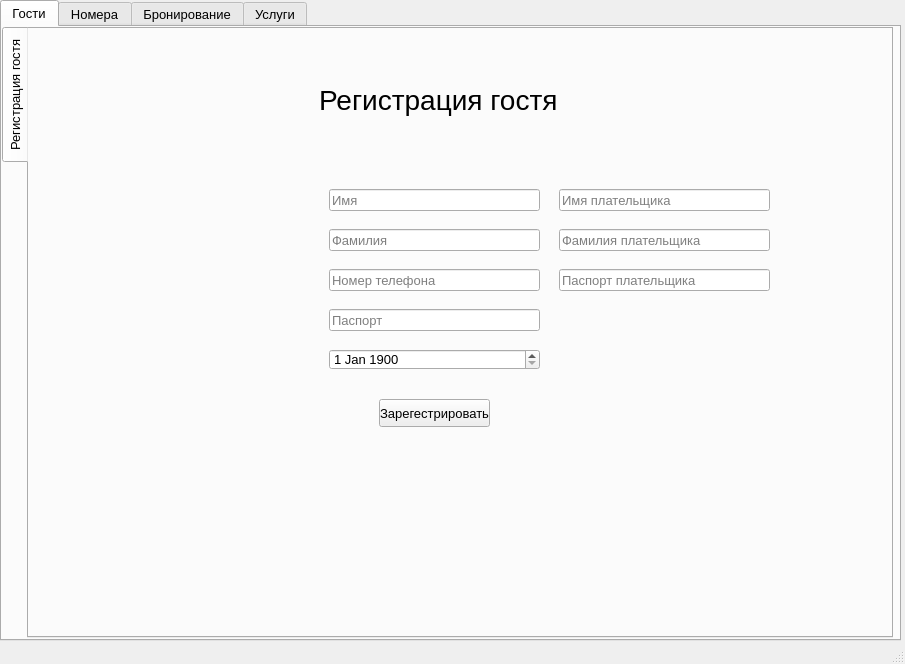
<?xml version="1.0" encoding="UTF-8"?>
<ui version="4.0">
 <class>MainWindowGuest</class>
 <widget class="QMainWindow" name="MainWindowGuest">
  <property name="geometry">
   <rect>
    <x>0</x>
    <y>0</y>
    <width>905</width>
    <height>664</height>
   </rect>
  </property>
  <property name="windowTitle">
   <string>Hotel</string>
  </property>
  <widget class="QWidget" name="centralwidget">
   <widget class="QTabWidget" name="catalog">
    <property name="geometry">
     <rect>
      <x>0</x>
      <y>0</y>
      <width>901</width>
      <height>641</height>
     </rect>
    </property>
    <property name="font">
     <font>
      <pointsize>10</pointsize>
     </font>
    </property>
    <property name="layoutDirection">
     <enum>Qt::LeftToRight</enum>
    </property>
    <property name="currentIndex">
     <number>0</number>
    </property>
    <property name="movable">
     <bool>true</bool>
    </property>
    <widget class="QWidget" name="Passengers">
     <attribute name="title">
      <string>Гости</string>
     </attribute>
     <widget class="QTabWidget" name="passengers_tab">
      <property name="geometry">
       <rect>
        <x>0</x>
        <y>0</y>
        <width>891</width>
        <height>611</height>
       </rect>
      </property>
      <property name="font">
       <font>
        <pointsize>10</pointsize>
       </font>
      </property>
      <property name="tabPosition">
       <enum>QTabWidget::West</enum>
      </property>
      <property name="currentIndex">
       <number>0</number>
      </property>
      <widget class="QWidget" name="addPassengers">
       <attribute name="title">
        <string>Регистрация гостя</string>
       </attribute>
       <widget class="QLabel" name="label">
        <property name="geometry">
         <rect>
          <x>290</x>
          <y>50</y>
          <width>281</width>
          <height>41</height>
         </rect>
        </property>
        <property name="styleSheet">
         <string notr="true">font-size: 28px</string>
        </property>
        <property name="text">
         <string>Регистрация гостя</string>
        </property>
       </widget>
       <widget class="QLineEdit" name="nameEdit">
        <property name="geometry">
         <rect>
          <x>300</x>
          <y>160</y>
          <width>211</width>
          <height>22</height>
         </rect>
        </property>
        <property name="placeholderText">
         <string>Имя</string>
        </property>
       </widget>
       <widget class="QLineEdit" name="lastnameEdit">
        <property name="geometry">
         <rect>
          <x>300</x>
          <y>200</y>
          <width>211</width>
          <height>22</height>
         </rect>
        </property>
        <property name="placeholderText">
         <string>Фамилия</string>
        </property>
       </widget>
       <widget class="QLineEdit" name="phoneEdit">
        <property name="geometry">
         <rect>
          <x>300</x>
          <y>240</y>
          <width>211</width>
          <height>22</height>
         </rect>
        </property>
        <property name="placeholderText">
         <string>Номер телефона</string>
        </property>
       </widget>
       <widget class="QLineEdit" name="passportEdit">
        <property name="geometry">
         <rect>
          <x>300</x>
          <y>280</y>
          <width>211</width>
          <height>22</height>
         </rect>
        </property>
        <property name="placeholderText">
         <string>Паспорт</string>
        </property>
       </widget>
       <widget class="QDateEdit" name="dateofbirthEdit">
        <property name="geometry">
         <rect>
          <x>300</x>
          <y>320</y>
          <width>211</width>
          <height>21</height>
         </rect>
        </property>
        <property name="specialValueText">
         <string>Дата рождения</string>
        </property>
        <property name="date">
         <date>
          <year>1900</year>
          <month>1</month>
          <day>1</day>
         </date>
        </property>
       </widget>
       <widget class="QPushButton" name="addGuest_Button">
        <property name="geometry">
         <rect>
          <x>350</x>
          <y>370</y>
          <width>111</width>
          <height>28</height>
         </rect>
        </property>
        <property name="text">
         <string>Зарегестрировать</string>
        </property>
       </widget>
       <widget class="QLineEdit" name="nameEdit_payer">
        <property name="geometry">
         <rect>
          <x>530</x>
          <y>160</y>
          <width>211</width>
          <height>22</height>
         </rect>
        </property>
        <property name="placeholderText">
         <string>Имя плательщика</string>
        </property>
       </widget>
       <widget class="QLineEdit" name="lastnameEdit_payer">
        <property name="geometry">
         <rect>
          <x>530</x>
          <y>200</y>
          <width>211</width>
          <height>22</height>
         </rect>
        </property>
        <property name="placeholderText">
         <string>Фамилия плательщика</string>
        </property>
       </widget>
       <widget class="QLineEdit" name="passportEdit_payer">
        <property name="geometry">
         <rect>
          <x>530</x>
          <y>240</y>
          <width>211</width>
          <height>22</height>
         </rect>
        </property>
        <property name="placeholderText">
         <string>Паспорт плательщика</string>
        </property>
       </widget>
      </widget>
     </widget>
    </widget>
    <widget class="QWidget" name="rooms">
     <attribute name="title">
      <string>Номера</string>
     </attribute>
     <widget class="QTabWidget" name="tabWidget_3">
      <property name="geometry">
       <rect>
        <x>0</x>
        <y>0</y>
        <width>891</width>
        <height>611</height>
       </rect>
      </property>
      <property name="tabPosition">
       <enum>QTabWidget::West</enum>
      </property>
      <widget class="QWidget" name="tab_3">
       <attribute name="title">
        <string>Список всех номеров</string>
       </attribute>
       <widget class="QTableWidget" name="room_tableWidget">
        <property name="geometry">
         <rect>
          <x>40</x>
          <y>60</y>
          <width>771</width>
          <height>541</height>
         </rect>
        </property>
        <attribute name="horizontalHeaderVisible">
         <bool>false</bool>
        </attribute>
        <attribute name="horizontalHeaderCascadingSectionResizes">
         <bool>false</bool>
        </attribute>
        <attribute name="horizontalHeaderHighlightSections">
         <bool>true</bool>
        </attribute>
        <attribute name="horizontalHeaderShowSortIndicator" stdset="0">
         <bool>false</bool>
        </attribute>
        <attribute name="verticalHeaderVisible">
         <bool>false</bool>
        </attribute>
        <column>
         <property name="text">
          <string>Номер</string>
         </property>
        </column>
        <column>
         <property name="text">
          <string>Статус</string>
         </property>
        </column>
        <column>
         <property name="text">
          <string>Категория</string>
         </property>
        </column>
        <column>
         <property name="text">
          <string>Этаж</string>
         </property>
        </column>
        <column>
         <property name="text">
          <string>Свойство</string>
         </property>
        </column>
        <column>
         <property name="text">
          <string>Детали</string>
         </property>
        </column>
       </widget>
       <widget class="QLabel" name="label_3">
        <property name="geometry">
         <rect>
          <x>370</x>
          <y>10</y>
          <width>101</width>
          <height>41</height>
         </rect>
        </property>
        <property name="font">
         <font>
          <pointsize>20</pointsize>
         </font>
        </property>
        <property name="text">
         <string>Номера</string>
        </property>
       </widget>
      </widget>
      <widget class="QWidget" name="tab_5">
       <attribute name="title">
        <string>Tab 2</string>
       </attribute>
      </widget>
     </widget>
    </widget>
    <widget class="QWidget" name="tab">
     <attribute name="title">
      <string>Бронирование</string>
     </attribute>
     <widget class="QTabWidget" name="tabWidget_2">
      <property name="geometry">
       <rect>
        <x>20</x>
        <y>0</y>
        <width>871</width>
        <height>611</height>
       </rect>
      </property>
      <property name="autoFillBackground">
       <bool>false</bool>
      </property>
      <property name="tabPosition">
       <enum>QTabWidget::West</enum>
      </property>
      <property name="currentIndex">
       <number>0</number>
      </property>
      <widget class="QWidget" name="tab_6">
       <attribute name="title">
        <string>Бронирование</string>
       </attribute>
       <widget class="QDateEdit" name="booking_departureDateEdit">
        <property name="geometry">
         <rect>
          <x>260</x>
          <y>450</y>
          <width>211</width>
          <height>22</height>
         </rect>
        </property>
        <property name="toolTip">
         <string>Дата выезда</string>
        </property>
        <property name="dateTime">
         <datetime>
          <hour>0</hour>
          <minute>0</minute>
          <second>0</second>
          <year>2021</year>
          <month>1</month>
          <day>1</day>
         </datetime>
        </property>
       </widget>
       <widget class="QLabel" name="label_30">
        <property name="geometry">
         <rect>
          <x>310</x>
          <y>20</y>
          <width>251</width>
          <height>41</height>
         </rect>
        </property>
        <property name="styleSheet">
         <string notr="true">font-size: 28px</string>
        </property>
        <property name="text">
         <string>Бронирование</string>
        </property>
       </widget>
       <widget class="QPushButton" name="addBookingButton">
        <property name="geometry">
         <rect>
          <x>560</x>
          <y>420</y>
          <width>161</width>
          <height>51</height>
         </rect>
        </property>
        <property name="font">
         <font>
          <pointsize>18</pointsize>
         </font>
        </property>
        <property name="text">
         <string>Добавить</string>
        </property>
       </widget>
       <widget class="QDateEdit" name="booking_arrivalDateEdit_2">
        <property name="geometry">
         <rect>
          <x>260</x>
          <y>420</y>
          <width>211</width>
          <height>22</height>
         </rect>
        </property>
        <property name="toolTip">
         <string>Дата заселения</string>
        </property>
        <property name="dateTime">
         <datetime>
          <hour>0</hour>
          <minute>0</minute>
          <second>0</second>
          <year>2021</year>
          <month>1</month>
          <day>1</day>
         </datetime>
        </property>
       </widget>
       <widget class="QTableWidget" name="Booking">
        <property name="geometry">
         <rect>
          <x>20</x>
          <y>80</y>
          <width>821</width>
          <height>321</height>
         </rect>
        </property>
        <property name="selectionMode">
         <enum>QAbstractItemView::SingleSelection</enum>
        </property>
        <property name="selectionBehavior">
         <enum>QAbstractItemView::SelectRows</enum>
        </property>
        <property name="gridStyle">
         <enum>Qt::SolidLine</enum>
        </property>
        <attribute name="verticalHeaderVisible">
         <bool>false</bool>
        </attribute>
        <column>
         <property name="text">
          <string>Номер</string>
         </property>
        </column>
        <column>
         <property name="text">
          <string>Статус</string>
         </property>
        </column>
        <column>
         <property name="text">
          <string>Категория</string>
         </property>
        </column>
        <column>
         <property name="text">
          <string>Стоимость</string>
         </property>
        </column>
        <column>
         <property name="text">
          <string>Свойство</string>
         </property>
        </column>
        <column>
         <property name="text">
          <string>Описание</string>
         </property>
        </column>
       </widget>
       <widget class="QLineEdit" name="guest_card_edit_book">
        <property name="geometry">
         <rect>
          <x>20</x>
          <y>420</y>
          <width>161</width>
          <height>51</height>
         </rect>
        </property>
        <property name="placeholderText">
         <string>Номер карточки гостя</string>
        </property>
       </widget>
      </widget>
     </widget>
    </widget>
    <widget class="QWidget" name="tab_4">
     <property name="enabled">
      <bool>true</bool>
     </property>
     <attribute name="title">
      <string>Услуги</string>
     </attribute>
     <widget class="QTabWidget" name="tabWidget">
      <property name="geometry">
       <rect>
        <x>0</x>
        <y>0</y>
        <width>891</width>
        <height>621</height>
       </rect>
      </property>
      <property name="tabPosition">
       <enum>QTabWidget::West</enum>
      </property>
      <property name="currentIndex">
       <number>0</number>
      </property>
      <widget class="QWidget" name="tab_9">
       <attribute name="title">
        <string>Счет</string>
       </attribute>
       <widget class="QLabel" name="label_4">
        <property name="geometry">
         <rect>
          <x>320</x>
          <y>40</y>
          <width>181</width>
          <height>41</height>
         </rect>
        </property>
        <property name="font">
         <font>
          <pointsize>20</pointsize>
         </font>
        </property>
        <property name="text">
         <string>Счет за услуги</string>
        </property>
       </widget>
       <widget class="QTableWidget" name="tableWidget_invoice">
        <property name="geometry">
         <rect>
          <x>70</x>
          <y>90</y>
          <width>741</width>
          <height>351</height>
         </rect>
        </property>
        <property name="selectionMode">
         <enum>QAbstractItemView::SingleSelection</enum>
        </property>
        <property name="selectionBehavior">
         <enum>QAbstractItemView::SelectRows</enum>
        </property>
        <attribute name="verticalHeaderVisible">
         <bool>false</bool>
        </attribute>
        <column>
         <property name="text">
          <string>ID</string>
         </property>
        </column>
        <column>
         <property name="text">
          <string>Услуга</string>
         </property>
        </column>
        <column>
         <property name="text">
          <string>Описание</string>
         </property>
        </column>
        <column>
         <property name="text">
          <string>Тип</string>
         </property>
        </column>
        <column>
         <property name="text">
          <string>Стоимость</string>
         </property>
        </column>
        <column>
         <property name="text">
          <string>Дата</string>
         </property>
        </column>
       </widget>
       <widget class="QLabel" name="label_5">
        <property name="geometry">
         <rect>
          <x>510</x>
          <y>450</y>
          <width>91</width>
          <height>41</height>
         </rect>
        </property>
        <property name="font">
         <font>
          <pointsize>15</pointsize>
         </font>
        </property>
        <property name="text">
         <string>К оплате:</string>
        </property>
       </widget>
       <widget class="QLabel" name="resultAmount">
        <property name="geometry">
         <rect>
          <x>620</x>
          <y>450</y>
          <width>91</width>
          <height>41</height>
         </rect>
        </property>
        <property name="font">
         <font>
          <pointsize>15</pointsize>
         </font>
        </property>
        <property name="text">
         <string>TextLabel</string>
        </property>
       </widget>
       <widget class="QLineEdit" name="guest_card_edit_book_2">
        <property name="geometry">
         <rect>
          <x>70</x>
          <y>450</y>
          <width>161</width>
          <height>51</height>
         </rect>
        </property>
        <property name="font">
         <font>
          <pointsize>11</pointsize>
         </font>
        </property>
        <property name="placeholderText">
         <string>Номер карточки гостя</string>
        </property>
       </widget>
       <widget class="QPushButton" name="invoice_pushButton">
        <property name="geometry">
         <rect>
          <x>330</x>
          <y>450</y>
          <width>91</width>
          <height>51</height>
         </rect>
        </property>
        <property name="font">
         <font>
          <pointsize>15</pointsize>
         </font>
        </property>
        <property name="text">
         <string>Найти</string>
        </property>
       </widget>
      </widget>
     </widget>
    </widget>
   </widget>
  </widget>
  <widget class="QStatusBar" name="statusbar"/>
 </widget>
 <resources/>
 <connections/>
</ui>
